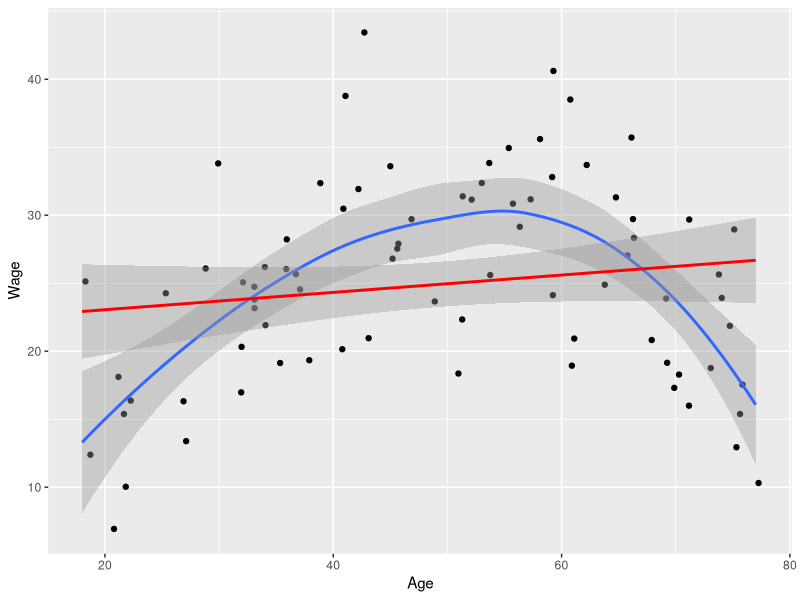
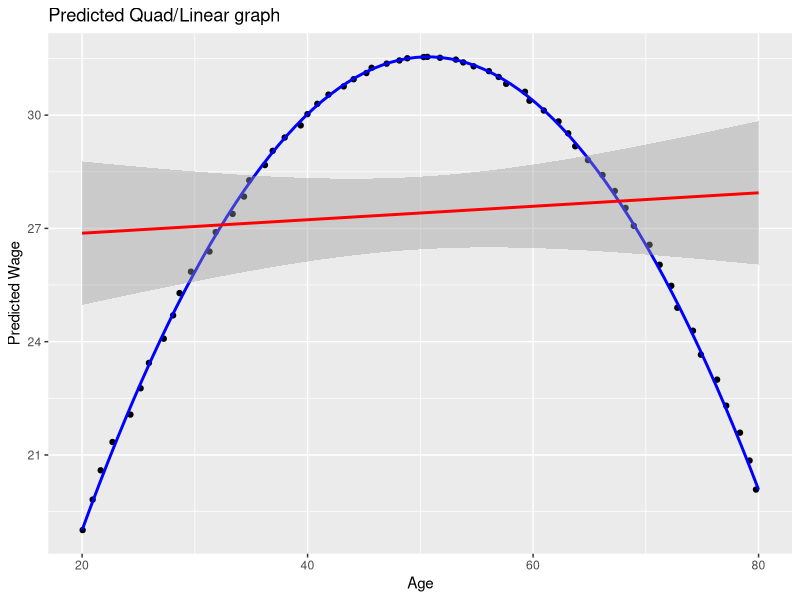
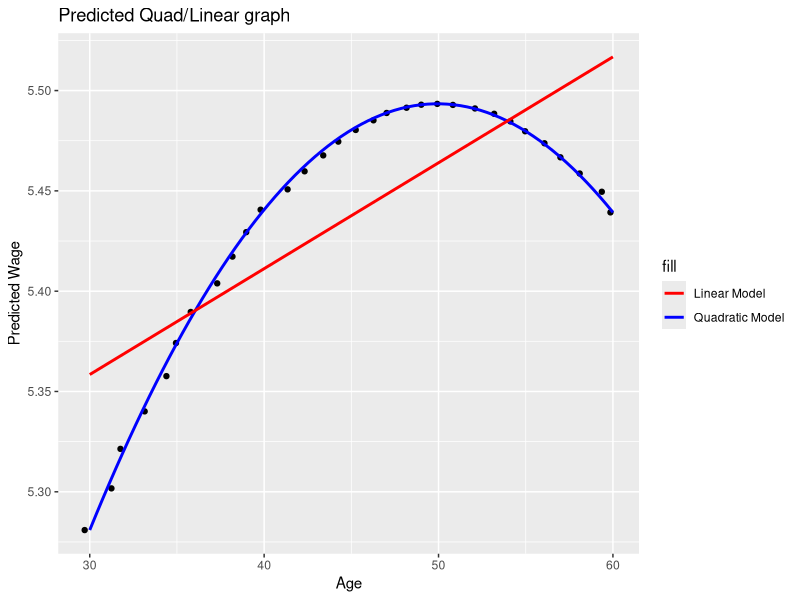
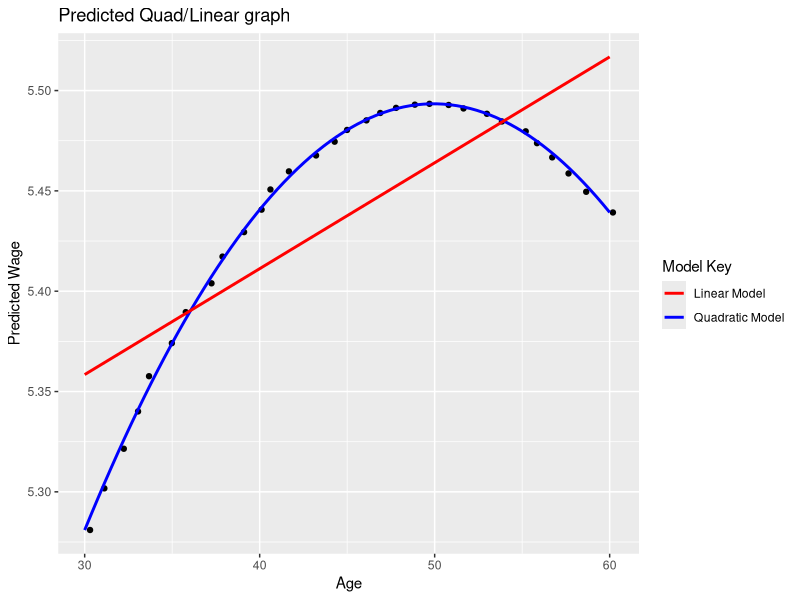
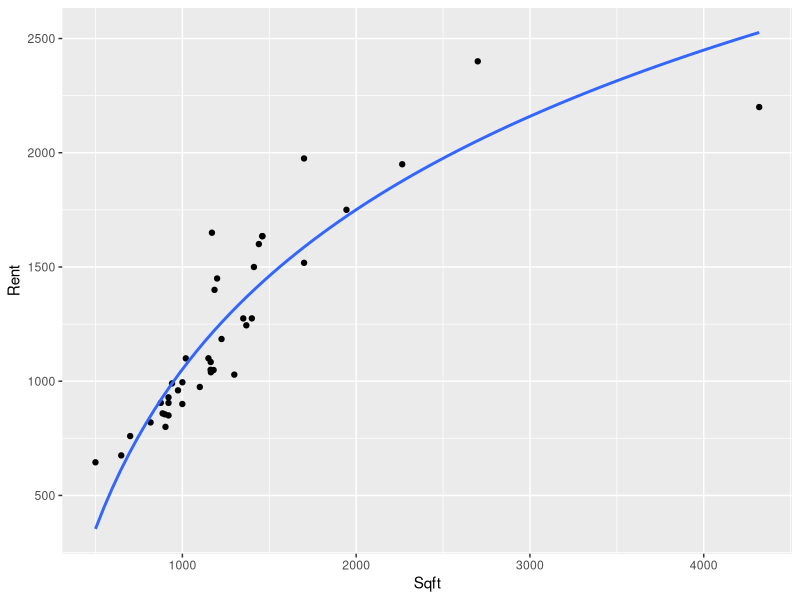

The R source for these figures, in order:
## ---- chunk 1
library(tidyverse)
library(readxl)
options(scipen = 999)

## ---- chunk 2
#read in the data for the wages 
wages_data <- read_xlsx(here::here("data",
                     "Data for Weeks 2-7.xlsx"), 
                      sheet = "Wages"
                     )
## ---- chunk 3
wages_data %>% 
  ggplot(aes(x = Age, y = Wage))+
  geom_jitter()+ 
  geom_smooth()+ 
  geom_smooth(method = "lm", color = "red")
## ---- chunk 4
wages_data <- wages_data %>% 
  mutate(age_sqrd = Age^2)
wages_lm <- lm(Wage ~ Age + Educ ,data = wages_data)
summary(wages_lm)
wages_qm <- lm(Wage ~ Educ+ Age + I(Age^2), data = wages_data)
summary(wages_qm)

## ---- chunk 5
predict(wages_qm, data.frame(Educ=16, Age=30))
predict(wages_qm, data.frame(Educ=16, Age=50))
predict(wages_qm, data.frame(Educ=16, Age=70))

## ---- chunk 6
coeffs <- coefficients(wages_qm)
predict <- map2_df(.x = 20:80,
                   .y= 16,
                   .f = ~predict(wages_qm, data.frame(Educ = .y, Age = .x)))
predict %>%
  mutate(age = 20:80) %>%
  rename(pred_wage = `1`) %>%
  ggplot(aes(x = age, y = pred_wage)) +
  geom_jitter() +
  geom_smooth(color = "blue", aes(group = "Quadratic Model")) +  # Labeling the blue line as quadratic
  geom_smooth(method = "lm", color = "red", aes(group = "Linear Model")) +  # Labeling the red line as linear
  labs(title = "Predicted Quad/Linear graph", x = "Age", y = "Predicted Wage", color = "Model Key")
## ---- chunk 7
#read in the data for the tech sales 
techsales_data <- read_xlsx(here::here("data",
                     "Data for Weeks 2-7.xlsx"), 
                      sheet = "TechSales"
                     )
## ---- chunk 8
filtered_tchsales <- techsales_data %>% 
  filter(Business == "Hardware") %>% 
  mutate(d1 = if_else(Personality == "Diplomat",1,0),
         d2 = if_else(Personality == "Explorer", 1,0),
         d3 = if_else(Personality == "Analyst",1,0),
         d4 = if_else(Personality == "Sentinel",1,0),
         d5 = if_else(College =="Yes", 1,0))

## ---- chunk 9

# make a model that isn't quadratic
model_1 <- lm(NPS ~ Age + Female +Certificates + d1 + d2 + d3 + d5, data = filtered_tchsales)
# make a quadratic model that considers Age ^2
model_2 <- lm(NPS ~ Age + Female +Certificates+ d1 + d2 + d3 + d5 + I(Age^2), data = filtered_tchsales)
# summarize and compare the models
summary(model_1) ; summary(model_2)

## ---- chunk 10
# Extract coefficients and standard errors
summary_df <- broom::tidy(model_1) %>%
  select(term, estimate, std.error) %>%
  rename(Variable = term, Coefficient = estimate, `Std. Error` = std.error)




# Print or display the summary table
print(summary_df)


## ---- chunk 11
# predict the values 
predict_2 <- map_df(.x = 30:60,
                    .f = ~predict(model_2, data.frame(Age = .x, 
                                                      Female = 1, 
                                                      d1 = 0,
                                                      d2 = 0,
                                                      d3 = 1,
                                                      d5 = 1,
                                                      Certificates = 3
                                                      )
                                  )
                    )

predict_2 %>%
  # add an age column to the data
  mutate(age = 30:60) %>%
  #rename the column from the predicted varaible
  rename(pred_NPS = `1`) %>%
  # make the visualization
  ggplot(aes(x = age, y = pred_NPS)) +
  geom_jitter() +
  geom_smooth(color = "blue",aes( fill = "Quadratic Model"), se=FALSE) +  # Labeling the blue line as quadratic
  geom_smooth(method = "lm", color = "red", aes(fill = "Linear Model"), se=FALSE) +  # Labeling the red line as linear
  labs(title = "Predicted Quad/Linear graph", x = "Age", y = "Predicted Wage", color = "Model Key") 

## ---- chunk 12
predict_2 %>%
  # Add an age column to the data
  mutate(age = 30:60) %>%
  # Rename the column from the predicted variable
  rename(pred_NPS = `1`) %>%
  # Make the visualization
  ggplot(aes(x = age, y = pred_NPS)) +
  geom_jitter() +
  geom_smooth(aes(color = "Quadratic Model"), method = "loess", se = FALSE) +  # Labeling the blue line as quadratic
  geom_smooth(aes(color = "Linear Model"), method = "lm", se = FALSE) +  # Labeling the red line as linear
  scale_color_manual(values = c("Quadratic Model" = "blue", "Linear Model" = "red")) +  # Manually setting the colors
  labs(title = "Predicted Quad/Linear graph", x = "Age", y = "Predicted Wage", color = "Model Key")


## ---- chunk 13
#read in the data for the wages 
collegetwn_data <- read_xlsx(here::here("data",
                     "Data for Weeks 2-7.xlsx"), 
                      sheet = "CollegeTown"
                     )
## ---- chunk 14
# visualize the data - using log transformation 
collegetwn_data %>% 
  ggplot(aes(x = Sqft, y = Rent))+
  geom_jitter()+
  geom_smooth(method = "lm", 
              formula = y ~ log(x), 
              se = FALSE) 

## ---- chunk 15
# Model 1 -- standard linear model: 
college_lm <- lm(Rent ~ Beds + Baths + Sqft, data = collegetwn_data)

# Model 2 -- log the sqft and keeping the others constant - logarithmic model 
college_lm2 <- lm(Rent ~ Beds + Baths + log(Sqft), data = collegetwn_data)

# Model 3 -- log the rent only and keeping the others constant - exponential model 
college_lm3 <- lm(log(Rent) ~ Beds + Baths + Sqft, data = collegetwn_data)

# Model 4 -- log the Sqft AND rent and keeping the others constant  - exponential 
college_lm4 <- lm(log(Rent) ~ Beds + Baths + log(Sqft), data = collegetwn_data)


## ---- chunk 16
#use model 1 to make a prediction with sqft = 1600, Beds = 3, and Baths = 2
predict(college_lm, data.frame(Beds = 3, 
                               Baths = 2,
                               Sqft = 1600))
#use model 2 to make a prediction with sqft = 1600, Beds = 3, and Baths = 2
predict(college_lm2, data.frame(Beds = 3, 
                               Baths = 2,
                               Sqft = 1600))

## ---- chunk 17
# use the model 3 to predict
# since rent (y) is logged, you need to compute the se in order to prediction: use the following steps

predi_log_3 <- predict(college_lm3, data.frame(Beds = 3, 
                                               Baths = 2,
                                               Sqft = 1600))

# extract the standard error of the linear model
se_3 <- sigma(college_lm3)
# use the standard error and you prediction in order to predict that value 
prediction_model_3 <- exp(predi_log_3 + se_3^2/2)

prediction_model_3
## ---- chunk 18
# use the model 4 to predict
# since rent (y) is logged, you need to compute the se in order to predicti: use the following steps
predi_log_4 <- predict(college_lm4, data.frame(Beds = 3, 
                                               Baths = 2,
                                               Sqft = 1600))
# extract the standard error of the linear model
se_4 <- sigma(college_lm4)
# use the standard error and you prediction in order to predict that value 
prediction_model_4 <- exp(predi_log_4 + se_4^2/2)

prediction_model_4

## ---- chunk 19
# computing Rsq for model 4; 
predict_lnrent <- predict(college_lm4)
stde_4 <- sigma(college_lm4)
pred_rent <- exp(predict_lnrent+stde_4^2/2)
cor(collegetwn_data$Rent, pred_rent)^2
## ---- chunk 20
compute_r_squared <- function(model, var, data) {
  # Compute predicted log value
  predict_lnval <- predict(model)
  
  # Compute standard error of the model
  stde <- sigma(model)
  
  # Compute predicted value
  pred_val <- exp(predict_lnval + stde^2 / 2)
  
  # Compute R-squared
  r_squared <- cor(data[[var]], pred_val)^2
  
  return(r_squared)
}

# Example usage:
# Replace 'college_lm4' with your actual linear model and 'collegetwn_data' with your dataset
result <- compute_r_squared(model = college_lm4, var = "Rent", data = collegetwn_data)
cat("R-squared for model 4:", result, "\n")

## ---- chunk 21
#read in the data for the wages 
division_data <- read_xlsx(here::here("data",
                     "Data for Weeks 2-7.xlsx"), 
                      sheet = "Division"
                     )
## ---- chunk 22
# Make dummy varaiables 
division_data <- division_data %>% 
  mutate(d1 = if_else(Division == "Marketing",1,0),
         d2 = if_else(Division == "Development", 1,0),
         d3 = if_else(Division == "Customer Service",1,0),
         d4 = if_else(College =="Yes", 1,0))

# estimate a linear regression model for salary using business division and college education as predictor variables
division_lm <- lm(Salary ~ d1 +d2 + d4, data = division_data)
# summary(division_lm)

#use the model to predict the salary of college educated employees in each of the three divisions
## prediction for marketing
predict(division_lm, data.frame(d1 = 1, d2=0, d4=1))
## prediction for development
predict(division_lm, data.frame(d1 = 0, d2=1, d4=1))
## prediction for customer service
predict(division_lm, data.frame(d1 = 0, d2=0, d4=1))

## ---- chunk 23
#| code-fold: true
# Write function to do prediction easy: 
predict_and_calculate <- function(d1, d2, d4, model) {
  # Predict the log value
  predi_log <- predict(model, newdata = data.frame(d1 = d1, d2 = d2, d4 = d4))
  
  # Extract the standard error
  se <- sigma(model)
  
  # Calculate the final prediction
  prediction <- exp(predi_log + se^2 / 2)
  
  return(prediction)
}


## ---- chunk 24
# estimate a linear model for salary using exponential model that uses ln(Salary as response)
division_exp <- lm(log(Salary) ~ d1 +d2 + d4, data = division_data)


predict_and_calculate(d1 = 1, d2 = 0, d4 = 1, model = division_exp)
predict_and_calculate(d1 = 0, d2 = 1, d4 = 1, model = division_exp)
predict_and_calculate(d1 = 0, d2 = 1, d4 = 1, model = division_exp)


## ---- chunk 25
# we need to calculate R^2 if we want to compare the models
compute_r_squared(model = division_exp, var = "Salary", data = division_data)
